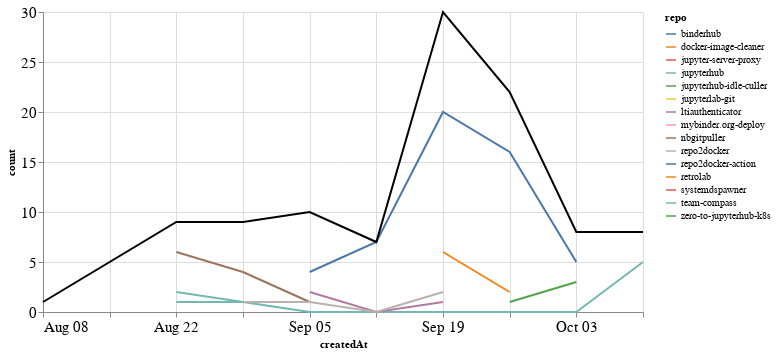

Notebook code cell kept with this figure:
### Markdown cell above
### Comments

### Code cell
comments_time = comments.groupby('repo').resample('W', on='createdAt').count()['author'].reset_index()
comments_time = comments_time.rename(columns={'author': 'count'})
comments_time_total = comments_time.groupby('createdAt').agg({"count": "sum"}).reset_index()
ch1 = alt.Chart(comments_time, width=600).mark_line().encode(
    x='createdAt',
    y='count',
    color='repo',
    tooltip="repo"
)

ch2 = alt.Chart(comments_time_total, width=600).mark_line(color="black").encode(
    x='createdAt',
    y='count',
)

ch1 + ch2

### Figure 1 — Vega-Lite specification as saved in the notebook (floating-point values rounded to 4 significant figures)
{"config": {"axisLeft": {"labelFontSize": 15}, "axisBottom": {"labelFontSize": 15}}, "layer": [{"data": {"name": "data-d25ad5a1d08f483d4a7c4f735b47001e"}, "mark": "line", "encoding": {"color": {"type": "nominal", "field": "repo"}, "tooltip": {"type": "nominal", "field": "repo"}, "x": {"type": "temporal", "field": "createdAt"}, "y": {"type": "quantitative", "field": "count"}}, "width": 600}, {"data": {"name": "data-a463f325368f242133da861d0b75d5e8"}, "mark": {"type": "line", "color": "black"}, "encoding": {"x": {"type": "temporal", "field": "createdAt"}, "y": {"type": "quantitative", "field": "count"}}, "width": 600}], "$schema": "https://vega.github.io/schema/vega-lite/v4.8.1.json", "datasets": {"data-d25ad5a1d08f483d4a7c4f735b47001e": [{"repo": "binderhub", "createdAt": "2021-09-05T00:00:00", "count": 4}, {"repo": "binderhub", "createdAt": "2021-09-12T00:00:00", "count": 7}, {"repo": "binderhub", "createdAt": "2021-09-19T00:00:00", "count": 20}, {"repo": "binderhub", "createdAt": "2021-09-26T00:00:00", "count": 16}, {"repo": "binderhub", "createdAt": "2021-10-03T00:00:00", "count": 5}, {"repo": "docker-image-cleaner", "createdAt": "2021-09-19T00:00:00", "count": 6}, {"repo": "docker-image-cleaner", "createdAt": "2021-09-26T00:00:00", "count": 2}, {"repo": "jupyter-server-proxy", "createdAt": "2021-08-29T00:00:00", "count": 2}, {"repo": "jupyterhub", "createdAt": "2021-08-22T00:00:00", "count": 2}, {"repo": "jupyterhub", "createdAt": "2021-08-29T00:00:00", "count": 1}, {"repo": "jupyterhub", "createdAt": "2021-09-05T00:00:00", "count": 0}, {"repo": "jupyterhub", "createdAt": "2021-09-12T00:00:00", "count": 0}, {"repo": "jupyterhub", "createdAt": "2021-09-19T00:00:00", "count": 0}, {"repo": "jupyterhub", "createdAt": "2021-09-26T00:00:00", "count": 0}, {"repo": "jupyterhub", "createdAt": "2021-10-03T00:00:00", "count": 0}, {"repo": "jupyterhub", "createdAt": "2021-10-10T00:00:00", "count": 5}, {"repo": "jupyterhub-idle-culler", "createdAt": "2021-09-26T00:00:00", "count": 1}, {"repo": "jupyterlab-git", "createdAt": "2021-10-10T00:00:00", "count": 3}, {"repo": "ltiauthenticator", "createdAt": "2021-09-05T00:00:00", "count": 2}, {"repo": "ltiauthenticator", "createdAt": "2021-09-12T00:00:00", "count": 0}, {"repo": "ltiauthenticator", "createdAt": "2021-09-19T00:00:00", "count": 1}, {"repo": "mybinder.org-deploy", "createdAt": "2021-09-26T00:00:00", "count": 2}, {"repo": "nbgitpuller", "createdAt": "2021-08-22T00:00:00", "count": 6}, {"repo": "nbgitpuller", "createdAt": "2021-08-29T00:00:00", "count": 4}, {"repo": "nbgitpuller", "createdAt": "2021-09-05T00:00:00", "count": 1}, {"repo": "repo2docker", "createdAt": "2021-08-29T00:00:00", "count": 1}, {"repo": "repo2docker", "createdAt": "2021-09-05T00:00:00", "count": 1}, {"repo": "repo2docker", "createdAt": "2021-09-12T00:00:00", "count": 0}, {"repo": "repo2docker", "createdAt": "2021-09-19T00:00:00", "count": 2}, {"repo": "repo2docker-action", "createdAt": "2021-09-19T00:00:00", "count": 1}, {"repo": "retrolab", "createdAt": "2021-09-05T00:00:00", "count": 2}, {"repo": "systemdspawner", "createdAt": "2021-08-08T00:00:00", "count": 1}, {"repo": "team-compass", "createdAt": "2021-08-22T00:00:00", "count": 1}, {"repo": "team-compass", "createdAt": "2021-08-29T00:00:00", "count": 1}, {"repo": "zero-to-jupyterhub-k8s", "createdAt": "2021-09-26T00:00:00", "count": 1}, {"repo": "zero-to-jupyterhub-k8s", "createdAt": "2021-10-03T00:00:00", "count": 3}], "data-a463f325368f242133da861d0b75d5e8": [{"createdAt": "2021-08-08T00:00:00", "count": 1}, {"createdAt": "2021-08-22T00:00:00", "count": 9}, {"createdAt": "2021-08-29T00:00:00", "count": 9}, {"createdAt": "2021-09-05T00:00:00", "count": 10}, {"createdAt": "2021-09-12T00:00:00", "count": 7}, {"createdAt": "2021-09-19T00:00:00", "count": 30}, {"createdAt": "2021-09-26T00:00:00", "count": 22}, {"createdAt": "2021-10-03T00:00:00", "count": 8}, {"createdAt": "2021-10-10T00:00:00", "count": 8}]}}
